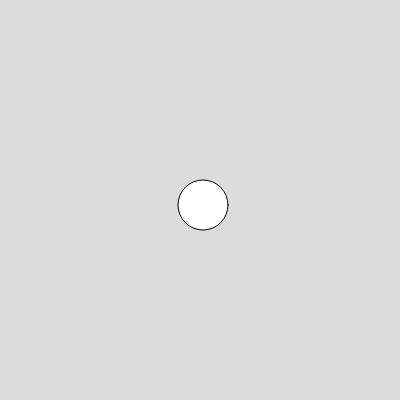
Frame 1 (no input)
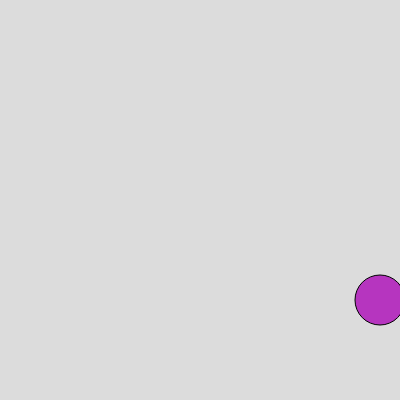
Frame 60 (no input)
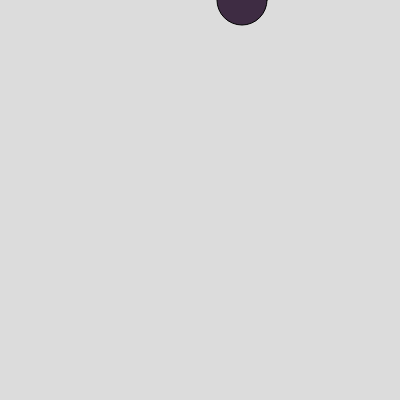
Frame 120 (the mouse pressed at the canvas centre since frame 60)

The p5.js sketch that drew these frames (run headless with seeded random() and noise() and a simulated clock; from frame 60 on, the mouse is pressed at the canvas centre):

// p5.js sketch
// ── sketch.js
// Declare a variable for the horizontal position of the ball
let x;
let y;
let r, g, b;
// Declare a variable for the horizontal speed of the ball
let xspeed = 1;
let yspeed = 1;

function setup() {
  createCanvas(400, 400);
  // Initialize the position in the center
  x = width / 2;
  y = height / 2;
}

function draw() {
  background(220);
  move();
  direction();

  ball();
}

function move() {
  // Move the ball ball, either right or left
  x += xspeed * 3;
  y += yspeed * 5;
}

function direction() {
  // Simplified Version:
  // When the ball is at either left or right border
  if (x <= 0 || x >= width) {
    // Flip the sign of the direction
    xspeed *= -1;
    changeColor();
  }
  if (y <= 0 || y >= height) {
    yspeed *= -1;
    changeColor();
  }
}
function changeColor() {
  r = random(255);
  g = random(255);
  b = random(255);
}

function ball() {
  // Draw the ball
  fill(r, g, b);
  ellipse(x, y, 50, 50);
}
